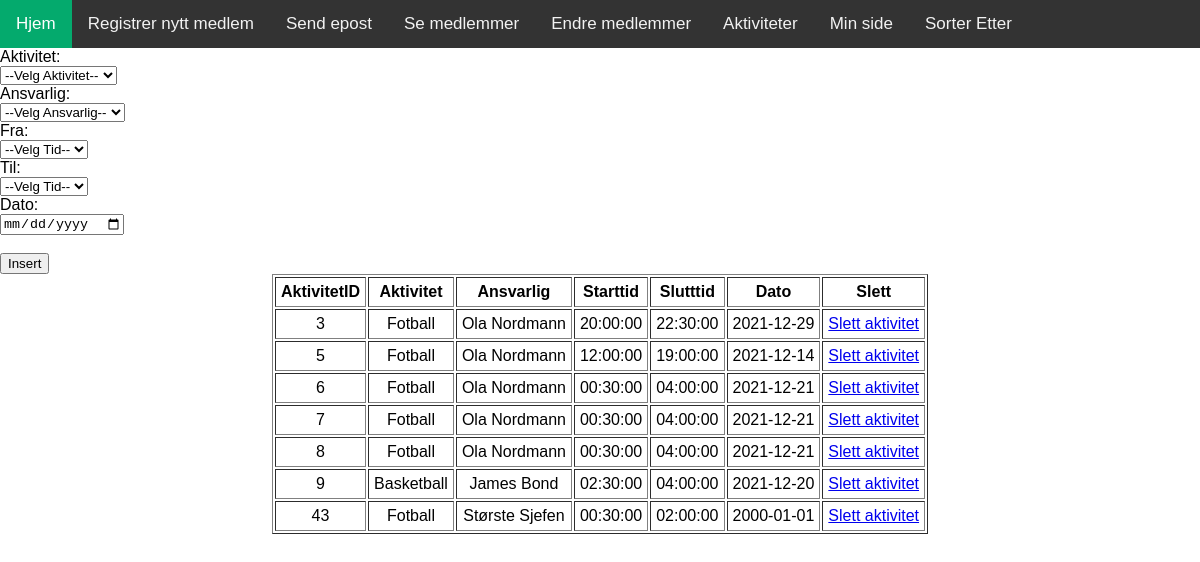
/app/views/aktivitetViews.php (signed in), run on the app's committed database.
### tables this page shows
CREATE TABLE `aktiviteter` (
  `AktivitetID` int(11) NOT NULL,
  `Aktivitet` varchar(255) NOT NULL,
  `Ansvarlig` varchar(255) NOT NULL,
  `Starttid` time NOT NULL,
  `Slutttid` time NOT NULL,
  `Dato` date NOT NULL
);

### app/controllers/aktivitetController.php (the view, shortened to what this page needs)
<?php
$query = "SELECT * FROM aktiviteter order by AktivitetID";
$statement = $conn->prepare($query);
$statement->execute();
$result = $statement->get_result();
    if ($result) {
        while( $row = $result->fetch_assoc() )
        {
            ?>
    <tr>
        <td><?php echo $row['AktivitetID']; ?></td>
        <td><?php echo $row['Aktivitet']; ?></td>
        <td><?php echo $row['Ansvarlig']; ?></td>
        <td><?php echo $row['Starttid']; ?></td>
        <td><?php echo $row['Slutttid']; ?></td>
        <td><?php echo $row['Dato']; ?></td>
        <td><a href="../controllers/slettAktivitet.php? AktivitetID=<?php echo $row['AktivitetID']?>;">Slett aktivitet</a></td>
    </tr>
<?php
        }
    }
    ?>
    </table>

### includes/navbar.php (shortened to what this page needs)
<!DOCTYPE html>
<html>
<head>
</head>
<body>
<div class="topnav">
  <a class="active" href="testhjemmeside.php">Hjem</a>
  <a href="registrereMedlemViews.php">Registrer nytt medlem</a>
  <a href="epostViews.php">Send epost</a>
  <a href="henteMedlemViews.php">Se medlemmer</a>
  <a href="endreMedlemViews.php">Endre medlemmer</a>
  <a href="aktivitetViews.php">Aktiviteter</a>
  <a href="MinSideViews.php">Min side</a>
  <a href="sorterEtterViews.php">Sorter Etter</a>
</div>
</body>
</html>

### app/views/aktivitetViews.php (shortened to what this page needs)
<?php
include ("../../includes/navbar.php");
include ("../../includes/includeDB.php");
?>
<html lang="en">
<head>
</head>
<body>
    <form action="../controllers/lageAktivitet.php" method="get">
        Aktivitet:
        <br><select name="aktivitet" required>
            <option value="" disable selected>--Velg Aktivitet--</option>
        </select><br>
        Ansvarlig:
        <br><select name="ansvarlig" required>
            <option value="" disable selected>--Velg Ansvarlig--</option>
        </select><br>
        Fra:
        <br><select name="timeFrom" required>
        <option value="" disable selected>--Velg Tid--</option>
        </select><br>
        Til:
        <br><select name="timeTo" required>
        <option value="" disable selected>--Velg Tid--</option>
        </select><br>
        Dato:
        <br><input type="date" name="fromDate" value=" " required><br>
        <br><input type="submit" name="submit" value="Insert">
    </form>
    <table border="1" cellpadding="5" align="center" style="text-align:center">
        <tr>
            <th>AktivitetID</th>
            <th>Aktivitet</th>
            <th>Ansvarlig</th>
            <th>Starttid</th>
            <th>Slutttid</th>
            <th>Dato</th>
            <th>Slett</th>
        </tr>
<?php
include ("../controllers/aktivitetController.php");
?>
</body>
</html>

### includes/navbar.php (style rules this page uses)
body { margin: 0; font-family: Arial, Helvetica, sans-serif; }
.topnav { overflow: hidden; background-color: #333; }
.topnav a { float: left; color: #f2f2f2; text-align: center; padding: 14px 16px; text-decoration: none; font-size: 17px; }
.topnav a.active { background-color: #04AA6D; color: white; }

### data on the page
aktiviteter: AktivitetID "3", Aktivitet "Fotball", Ansvarlig "Ola Nordmann", Starttid "20:00:00", Slutttid "22:30:00", Dato "2021-12-29"
aktiviteter: AktivitetID "5", Aktivitet "Fotball", Ansvarlig "Ola Nordmann", Starttid "12:00:00", Slutttid "19:00:00", Dato "2021-12-14"
aktiviteter: AktivitetID "6", Aktivitet "Fotball", Ansvarlig "Ola Nordmann", Starttid "00:30:00", Slutttid "04:00:00", Dato "2021-12-21"
aktiviteter: AktivitetID "7", Aktivitet "Fotball", Ansvarlig "Ola Nordmann", Starttid "00:30:00", Slutttid "04:00:00", Dato "2021-12-21"
aktiviteter: AktivitetID "8", Aktivitet "Fotball", Ansvarlig "Ola Nordmann", Starttid "00:30:00", Slutttid "04:00:00", Dato "2021-12-21"
aktiviteter: AktivitetID "9", Aktivitet "Basketball", Ansvarlig "James Bond", Starttid "02:30:00", Slutttid "04:00:00", Dato "2021-12-20"
aktiviteter: AktivitetID "43", Aktivitet "Fotball", Ansvarlig "Største Sjefen", Starttid "00:30:00", Slutttid "02:00:00", Dato "2000-01-01"
